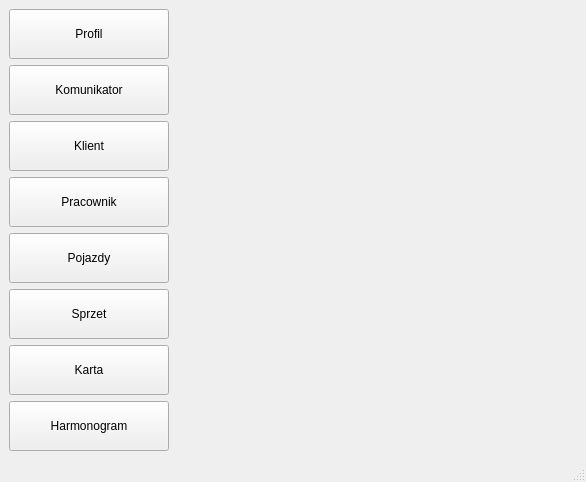
<?xml version="1.0" encoding="UTF-8"?>
<ui version="4.0">
 <class>MainWindow</class>
 <widget class="QMainWindow" name="MainWindow">
  <property name="geometry">
   <rect>
    <x>0</x>
    <y>0</y>
    <width>586</width>
    <height>467</height>
   </rect>
  </property>
  <property name="windowTitle">
   <string>MainWindow</string>
  </property>
  <widget class="QWidget" name="centralwidget">
   <layout class="QVBoxLayout" name="verticalLayout_5">
    <item>
     <layout class="QHBoxLayout" name="horizontalLayout">
      <item>
       <layout class="QVBoxLayout" name="verticalLayout">
        <item>
         <widget class="QPushButton" name="btn_profil">
          <property name="minimumSize">
           <size>
            <width>120</width>
            <height>50</height>
           </size>
          </property>
          <property name="text">
           <string>Profil</string>
          </property>
         </widget>
        </item>
        <item>
         <widget class="QPushButton" name="btn_komunikator">
          <property name="minimumSize">
           <size>
            <width>120</width>
            <height>50</height>
           </size>
          </property>
          <property name="text">
           <string>Komunikator</string>
          </property>
         </widget>
        </item>
        <item>
         <widget class="QPushButton" name="btn_klient">
          <property name="minimumSize">
           <size>
            <width>120</width>
            <height>50</height>
           </size>
          </property>
          <property name="text">
           <string>Klient</string>
          </property>
         </widget>
        </item>
        <item>
         <widget class="QPushButton" name="btn_pracownik">
          <property name="minimumSize">
           <size>
            <width>160</width>
            <height>50</height>
           </size>
          </property>
          <property name="text">
           <string>Pracownik</string>
          </property>
         </widget>
        </item>
        <item>
         <widget class="QPushButton" name="btn_pojazdy">
          <property name="minimumSize">
           <size>
            <width>120</width>
            <height>50</height>
           </size>
          </property>
          <property name="text">
           <string>Pojazdy</string>
          </property>
         </widget>
        </item>
        <item>
         <widget class="QPushButton" name="btn_sprzet">
          <property name="minimumSize">
           <size>
            <width>120</width>
            <height>50</height>
           </size>
          </property>
          <property name="text">
           <string>Sprzet</string>
          </property>
         </widget>
        </item>
        <item>
         <widget class="QPushButton" name="btn_karta">
          <property name="minimumSize">
           <size>
            <width>120</width>
            <height>50</height>
           </size>
          </property>
          <property name="text">
           <string>Karta</string>
          </property>
         </widget>
        </item>
        <item>
         <widget class="QPushButton" name="btn_ramonogram">
          <property name="minimumSize">
           <size>
            <width>120</width>
            <height>50</height>
           </size>
          </property>
          <property name="text">
           <string>Harmonogram</string>
          </property>
         </widget>
        </item>
       </layout>
      </item>
      <item>
       <spacer name="horizontalSpacer">
        <property name="orientation">
         <enum>Qt::Horizontal</enum>
        </property>
        <property name="sizeHint" stdset="0">
         <size>
          <width>40</width>
          <height>20</height>
         </size>
        </property>
       </spacer>
      </item>
     </layout>
    </item>
   </layout>
  </widget>
  <widget class="QStatusBar" name="statusbar"/>
 </widget>
 <resources/>
 <connections/>
</ui>
